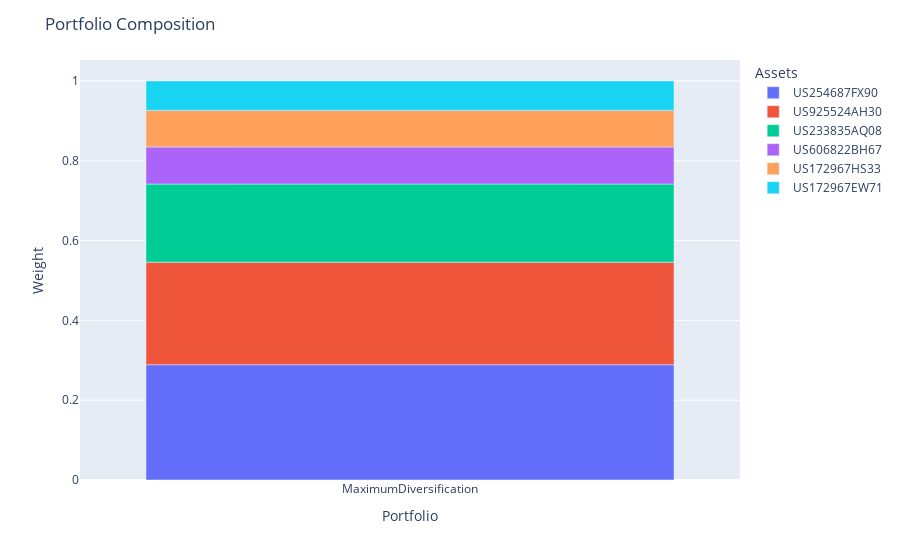

This figure's notebook cell:
### Markdown cell above
#### Most Basic Example -- Using Z-Scores as Market Quotes

### Code cell
pricing_context = QLMarketContext(ql_env=ql_env).update_from_series(
    z_spreads.join(rates).iloc[-1]
)

max_div_model = MaximumDiversification(
    prior_estimator=NonLinearPrior(
        portfolio_instruments,
        reference_market_context=pricing_context,
    ).set_fit_request(market_quotes=True)
)

max_div_model.fit(X, market_quotes=z_spreads)
return_dist = pd.DataFrame(
    max_div_model.prior_estimator_.return_distribution_.returns,
    columns=max_div_model.feature_names_in_,
)
max_div_portfolio = max_div_model.predict(return_dist)
max_div_portfolio.plot_composition()

### Figure 1 — Plotly figure (JSON) as saved in the notebook; plotly's stock layout.template omitted (floating-point values rounded to 4 significant figures)
{"data": [{"hovertemplate": "asset=US254687FX90<br>index=%{x}<br>value=%{y}<extra></extra>", "legendgroup": "US254687FX90", "marker": {"color": "#636efa", "pattern": {"shape": ""}}, "name": "US254687FX90", "orientation": "v", "showlegend": true, "textposition": "auto", "type": "bar", "x": ["MaximumDiversification"], "xaxis": "x", "y": [0.2889], "yaxis": "y"}, {"hovertemplate": "asset=US925524AH30<br>index=%{x}<br>value=%{y}<extra></extra>", "legendgroup": "US925524AH30", "marker": {"color": "#EF553B", "pattern": {"shape": ""}}, "name": "US925524AH30", "orientation": "v", "showlegend": true, "textposition": "auto", "type": "bar", "x": ["MaximumDiversification"], "xaxis": "x", "y": [0.257], "yaxis": "y"}, {"hovertemplate": "asset=US233835AQ08<br>index=%{x}<br>value=%{y}<extra></extra>", "legendgroup": "US233835AQ08", "marker": {"color": "#00cc96", "pattern": {"shape": ""}}, "name": "US233835AQ08", "orientation": "v", "showlegend": true, "textposition": "auto", "type": "bar", "x": ["MaximumDiversification"], "xaxis": "x", "y": [0.1959], "yaxis": "y"}, {"hovertemplate": "asset=US606822BH67<br>index=%{x}<br>value=%{y}<extra></extra>", "legendgroup": "US606822BH67", "marker": {"color": "#ab63fa", "pattern": {"shape": ""}}, "name": "US606822BH67", "orientation": "v", "showlegend": true, "textposition": "auto", "type": "bar", "x": ["MaximumDiversification"], "xaxis": "x", "y": [0.0929], "yaxis": "y"}, {"hovertemplate": "asset=US172967HS33<br>index=%{x}<br>value=%{y}<extra></extra>", "legendgroup": "US172967HS33", "marker": {"color": "#FFA15A", "pattern": {"shape": ""}}, "name": "US172967HS33", "orientation": "v", "showlegend": true, "textposition": "auto", "type": "bar", "x": ["MaximumDiversification"], "xaxis": "x", "y": [0.09164], "yaxis": "y"}, {"hovertemplate": "asset=US172967EW71<br>index=%{x}<br>value=%{y}<extra></extra>", "legendgroup": "US172967EW71", "marker": {"color": "#19d3f3", "pattern": {"shape": ""}}, "name": "US172967EW71", "orientation": "v", "showlegend": true, "textposition": "auto", "type": "bar", "x": ["MaximumDiversification"], "xaxis": "x", "y": [0.07367], "yaxis": "y"}], "layout": {"barmode": "relative", "legend": {"title": {"text": "Assets"}, "tracegroupgap": 0}, "margin": {"t": 60}, "title": {"text": "Portfolio Composition"}, "xaxis": {"anchor": "y", "domain": [0, 1], "title": {"text": "Portfolio"}}, "yaxis": {"anchor": "x", "domain": [0, 1], "title": {"text": "Weight"}}}}
